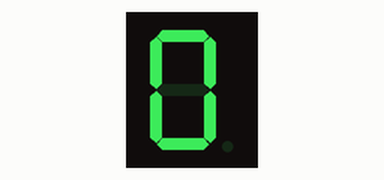
Simulated run of this sketch. Board: ESP32. Parts: 1-digit seven-segment display. Wiring (inferred from the names in the program): 1-digit 7-segment display, segments lit when HIGH: segments GPIO 12, GPIO 13, GPIO 26, GPIO 27, GPIO 14, GPIO 32, GPIO 33, GPIO 25. The segment pins are drawn as the display they are named for.

Above: at 0.1 s.
At 0.8 s:
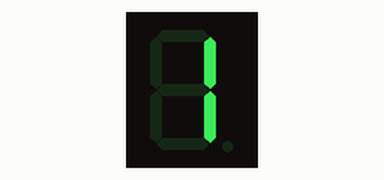
At 1.5 s:
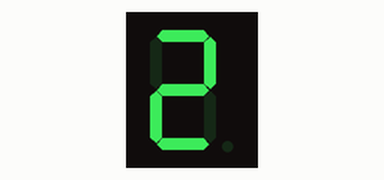
At 3.6 s:
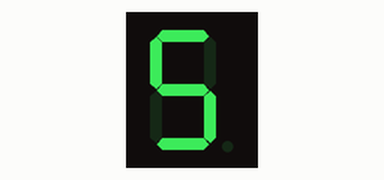
At 5.0 s:
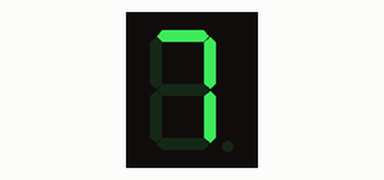
At 7.1 s:
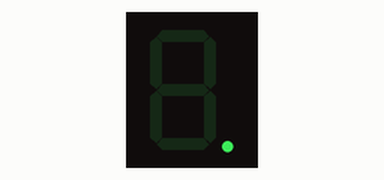

Measured:
- by itself, everything shown: repeats every 7.7 s, in 11 steps
- what the display in image 1 shows lasts 0.7 s, from 0.7 s to 1.4 s

The sketch:

seg_digit.ino
```cpp
const int SEG_PINS[8] = {12, 13, 26, 27, 14, 32, 33, 25};   // a b c d e f g dp
const bool COMMON_ANODE = false;                            // CA 면 true

//                         dp g f e d c b a
const uint8_t DIGITS[10] = {
    0x3F,   // 0  0 0 1 1 1 1 1 1
    0x06,   // 1  0 0 0 0 0 1 1 0
    0x5B,   // 2  0 1 0 1 1 0 1 1
    0x4F,   // 3
    0x66,   // 4
    0x6D,   // 5
    0x7D,   // 6
    0x07,   // 7
    0x7F,   // 8
    0x6F,   // 9
};

void seg_show(uint8_t pattern) {
    if (COMMON_ANODE) pattern = ~pattern;           // CA 는 뒤집는다
    for (int i = 0; i < 8; i++) {
        digitalWrite(SEG_PINS[i], (pattern >> i) & 1);   // i 번째 비트
    }
}

void setup() {
    for (int i = 0; i < 8; i++) pinMode(SEG_PINS[i], OUTPUT);
}

void loop() {
    for (int d = 0; d < 10; d++) {
        seg_show(DIGITS[d]);
        delay(700);
    }
    seg_show(0x80);                                  // 점만
    delay(700);
}
```
